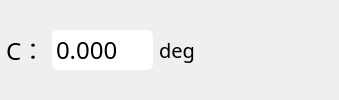
               <widget class="QWidget" name="widget_54" native="true">
                <layout class="QHBoxLayout" name="horizontalLayout_65">
                 <property name="spacing">
                  <number>6</number>
                 </property>
                 <property name="leftMargin">
                  <number>6</number>
                 </property>
                 <property name="topMargin">
                  <number>6</number>
                 </property>
                 <property name="rightMargin">
                  <number>6</number>
                 </property>
                 <property name="bottomMargin">
                  <number>6</number>
                 </property>
                 <item>
                  <widget class="QLabel" name="label_65">
                   <property name="styleSheet">
                    <string notr="true">font:bold  &quot;Times New Roman&quot;;    
font-family:Microsoft Yahei;
font-size:24px; 
border-width:0px;</string>
                   </property>
                   <property name="text">
                    <string>C：</string>
                   </property>
                  </widget>
                 </item>
                 <item>
                  <widget class="QDoubleSpinBox" name="doubleSpinBox_Position_C_3">
                   <property name="font">
                    <font>
                     <family>24px</family>
                     <pointsize>-1</pointsize>
                     <weight>50</weight>
                     <italic>false</italic>
                     <bold>false</bold>
                    </font>
                   </property>
                   <property name="contextMenuPolicy">
                    <enum>Qt::DefaultContextMenu</enum>
                   </property>
                   <property name="acceptDrops">
                    <bool>false</bool>
                   </property>
                   <property name="autoFillBackground">
                    <bool>false</bool>
                   </property>
                   <property name="styleSheet">
                    <string notr="true">font:  &quot;Times New Roman&quot;;
font-size:24px;  
border-radius:6px;
border-width:2px;
border-style:solid;
border-color:white;

</string>
                   </property>
                   <property name="frame">
                    <bool>true</bool>
                   </property>
                   <property name="buttonSymbols">
                    <enum>QAbstractSpinBox::NoButtons</enum>
                   </property>
                   <property name="decimals">
                    <number>3</number>
                   </property>
                   <property name="maximum">
                    <double>360.000000000000000</double>
                   </property>
                   <property name="singleStep">
                    <double>0.001000000000000</double>
                   </property>
                   <property name="stepType">
                    <enum>QAbstractSpinBox::DefaultStepType</enum>
                   </property>
                  </widget>
                 </item>
                 <item>
                  <widget class="QLabel" name="label_66">
                   <property name="styleSheet">
                    <string notr="true">border:none;
font:bold  &quot;Times New Roman&quot;;    
font-family:Microsoft Yahei;
font-size:20px;  
border-width:0px;
</string>
                   </property>
                   <property name="text">
                    <string>deg</string>
                   </property>
                  </widget>
                 </item>
                 <item>
                  <widget class="QPushButton" name="Minius_C_2">
                   <property name="styleSheet">
                    <string notr="true">QPushButton
{
    font-family:Microsoft Yahei;
    color:white;
    background-color:rgb(14 , 150 , 254);
    border-radius:5px;
	border-radius:3px;
	border-width:2px;
	border-style:solid;
	border-color:rgb(179, 179, 255);
}

QPushButton:hover
{
    background-color:rgb(44 , 137 , 255);
}

QPushButton:pressed
{
    background-color:rgb(14 , 135 , 228);
    padding-left:3px;
    padding-top:3px;
}
QPushButton:disabled
{
    background-color:grey;
}
border:none;</string>
                   </property>
                   <property name="text">
                    <string/>
                   </property>
                   <property name="icon">
                    <iconset resource="resources/resources.qrc">
                     <normaloff>:/icons/icons/minius.svg</normaloff>:/icons/icons/minius.svg</iconset>
                   </property>
                   <property name="iconSize">
                    <size>
                     <width>40</width>
                     <height>40</height>
                    </size>
                   </property>
                   <property name="flat">
                    <bool>true</bool>
                   </property>
                  </widget>
                 </item>
                 <item>
                  <widget class="QPushButton" name="Plus_C_2">
                   <property name="styleSheet">
                    <string notr="true">QPushButton
{
    font-family:Microsoft Yahei;
    color:white;
    background-color:rgb(14 , 150 , 254);
    border-radius:5px;
	border-radius:3px;
	border-width:2px;
	border-style:solid;
	border-color:rgb(179, 179, 255);
}

QPushButton:hover
{
    background-color:rgb(44 , 137 , 255);
}

QPushButton:pressed
{
    background-color:rgb(14 , 135 , 228);
    padding-left:3px;
    padding-top:3px;
}
QPushButton:disabled
{
    background-color:grey;
}
border:none;</string>
                   </property>
                   <property name="text">
                    <string/>
                   </property>
                   <property name="icon">
                    <iconset resource="resources/resources.qrc">
                     <normaloff>:/icons/icons/plus.svg</normaloff>:/icons/icons/plus.svg</iconset>
                   </property>
                   <property name="iconSize">
                    <size>
                     <width>40</width>
                     <height>40</height>
                    </size>
                   </property>
                   <property name="flat">
                    <bool>true</bool>
                   </property>
                  </widget>
                 </item>
                 <item>
                  <widget class="QPushButton" name="Zero_C_2">
                   <property name="styleSheet">
                    <string notr="true">QPushButton
{
    font-family:Microsoft Yahei;
    color:white;
    background-color:rgb(14 , 150 , 254);
    border-radius:5px;
	border-radius:3px;
	border-width:2px;
	border-style:solid;
	border-color:rgb(179, 179, 255);
}

QPushButton:hover
{
    background-color:rgb(44 , 137 , 255);
}

QPushButton:pressed
{
    background-color:rgb(14 , 135 , 228);
    padding-left:3px;
    padding-top:3px;
}
QPushButton:disabled
{
    background-color:grey;
}
border:none;</string>
                   </property>
                   <property name="text">
                    <string/>
                   </property>
                   <property name="icon">
                    <iconset resource="resources/resources.qrc">
                     <normaloff>:/icons/icons/zero.svg</normaloff>:/icons/icons/zero.svg</iconset>
                   </property>
                   <property name="iconSize">
                    <size>
                     <width>40</width>
                     <height>40</height>
                    </size>
                   </property>
                   <property name="flat">
                    <bool>true</bool>
                   </property>
                  </widget>
                 </item>
                </layout>
               </widget>
